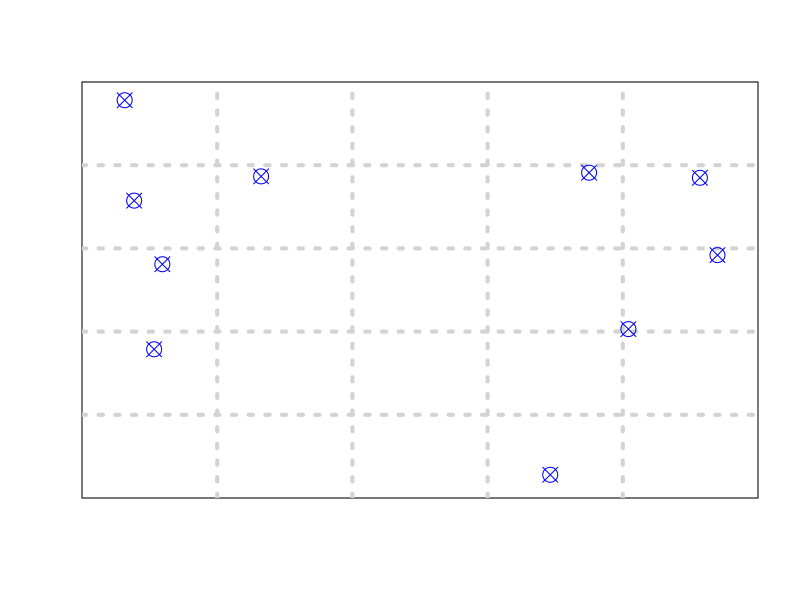
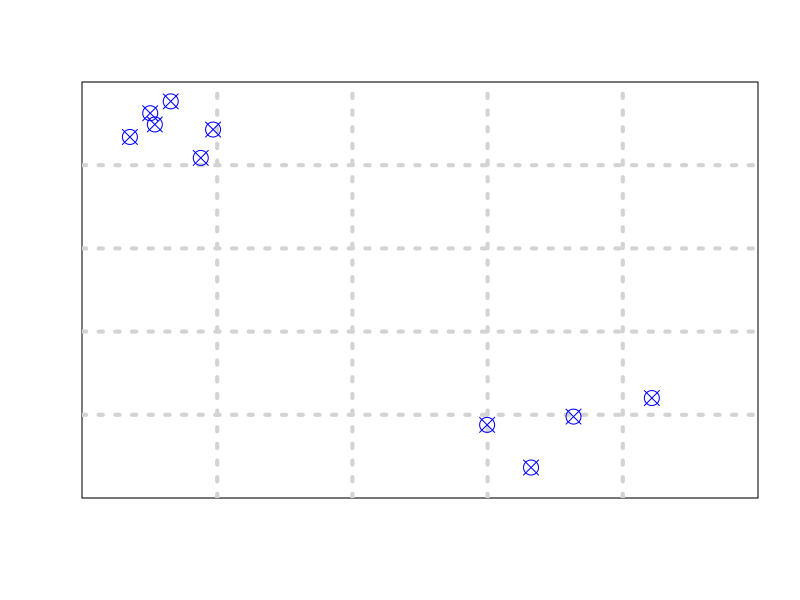
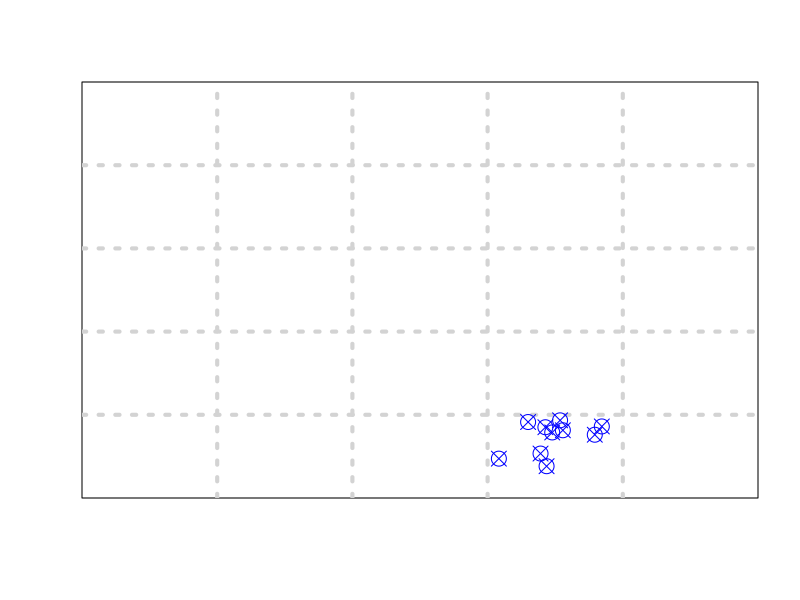
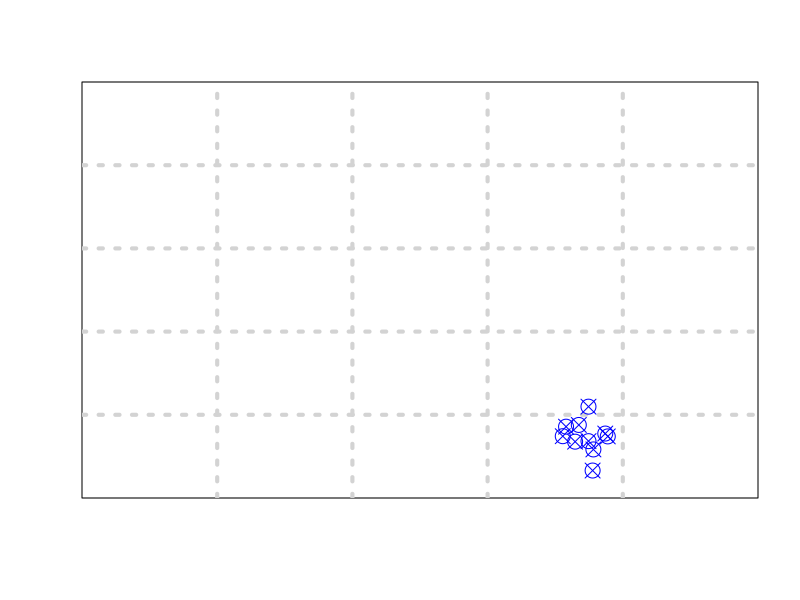
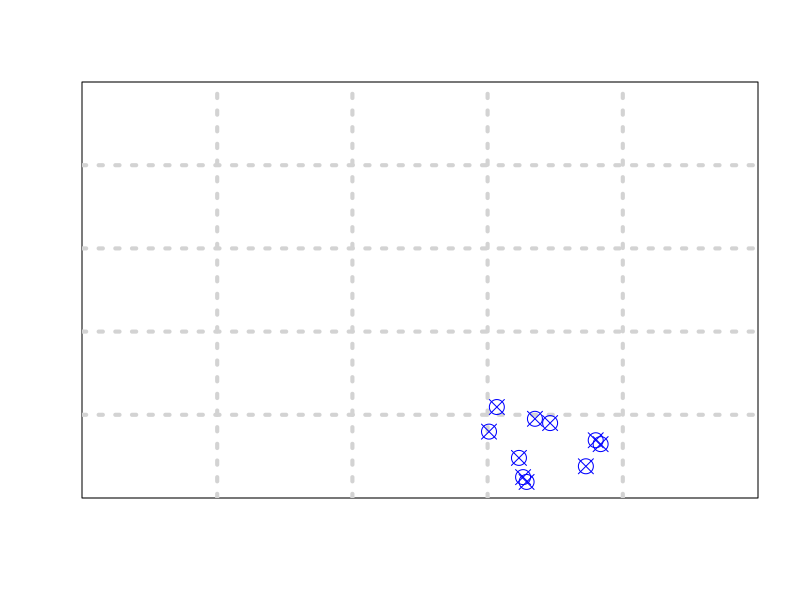
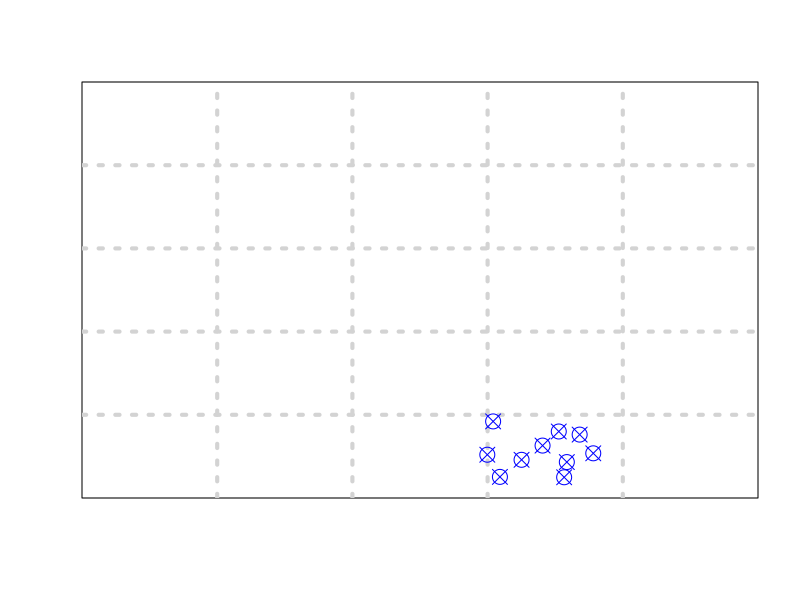
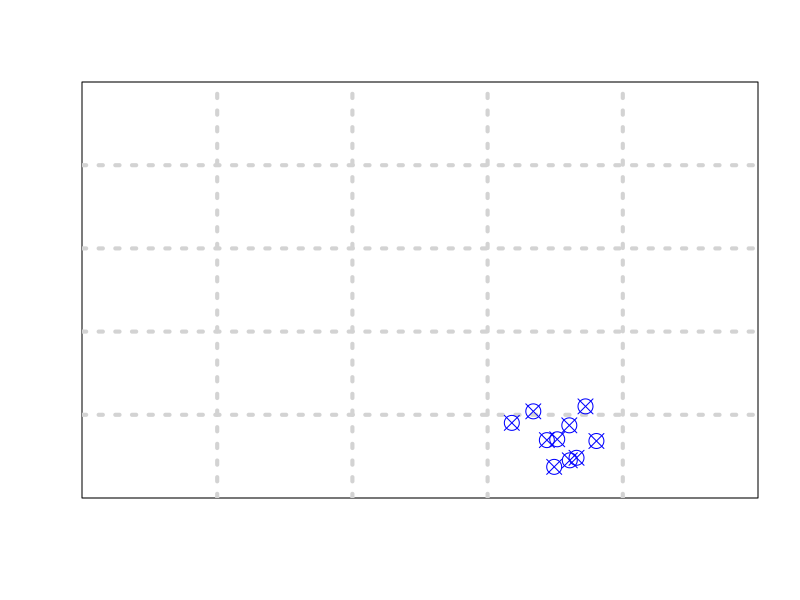
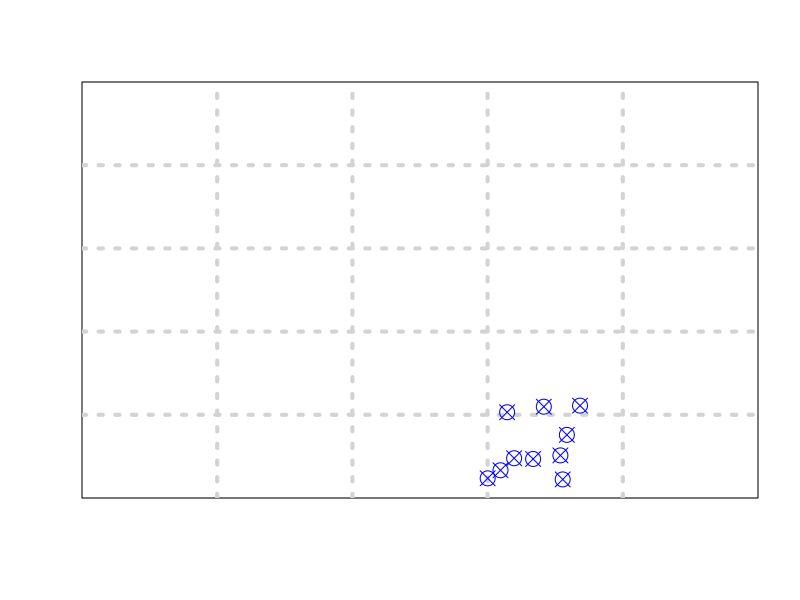

Here is the R script that generated these plots, in order:
#Female movement model to test choice-copy behaviour


#Create a grid witn NxN cells to represent lek arena, each cell is a territory (value at each cell represents, no. of females at that cell)

N=5    # keeping it close to number of males in the videos
lek = matrix(0,nrow=N,ncol=N)

#Declare a vector representing each female's current territory, length of vector is M=total no. of females

M=10  #Number of females
stateM = vector(length=M)

#attraction factor (copying parameter)

#cp = 0.5  #introduce copying strength

T=100 # Number of time-steps for the simulation

Tot = 0  ##Keep appending no. of females in all the terrirtories, to generate histogram in the end

for(t in 1:T){
lekP= matrix(runif(N*N),nrow=N,ncol=N)    #baseline uniform distribution, no preference for location or males
if(sum(lek)!=0){
  femP= lek/sum(lek)   #probability increment due to copying effect
}else{
  femP=1
}

##For null model just set femP=1
#femP=1
comP=  (lekP*femP)/(lekP*femP+(1-lekP)*(1-femP))
comP=as.vector(comP)
##Now each female chooses a territory to move to from above probability distribution(synchronous updat)

stateM=sample(1:(N*N),size=M,prob=comP,replace=TRUE)

##subtraction from cells
if(t>1){
  lek[as.integer(names(freq_p))]=lek[as.integer(names(freq_p))]-freq_p  
}
freq_c=table(stateM)  #frequency for current step
lek[as.integer(names(freq_c))]=lek[as.integer(names(freq_c))]+freq_c  #addition to cells
freq_p = freq_c  # frequency for last state  
Tot=append(Tot,as.vector(lek))

#DISPLAY A GRID
plot(0,0,xlim=c(1,N+1),ylim=c(1,N+1),xaxt="n",xlab="",yaxt="n",ylab="")
grid(nx=N,ny=N, lwd = 4) # grid only in y-direction
#Plot female movement
ny=as.integer(stateM/N)+1
nx=stateM%%N
nx[which(nx==0)]=N
points(nx-runif(M)+1,ny-runif(M)+1,pch=13,col="blue",cex=2)
Sys.sleep(0.5) 

}

hist(Tot)



